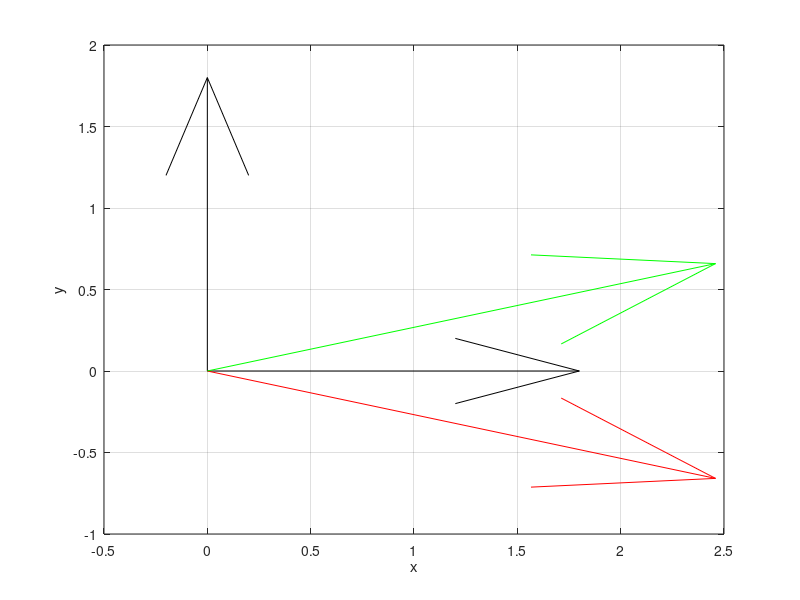

Recreate this plot in MATLAB.
clc
clf
clear
format short

alpha = pi/6;
A = [cos(alpha) -sin(alpha); sin(alpha) cos(alpha)];
y = [1 + sqrt(3); 1 - sqrt(3)];

Y = A*y

quiver(0, 0, 2, 0, 'Color', 'black');
hold on; grid on;
xlabel('x'); ylabel('y');
quiver(0, 0, 0, 2, 'Color', 'black');

quiver(0, 0, 1 + sqrt(3), 1 - sqrt(3), 'Color', 'red');
quiver(0, 0, 2.7321, 0.7321, 'Color', 'green');